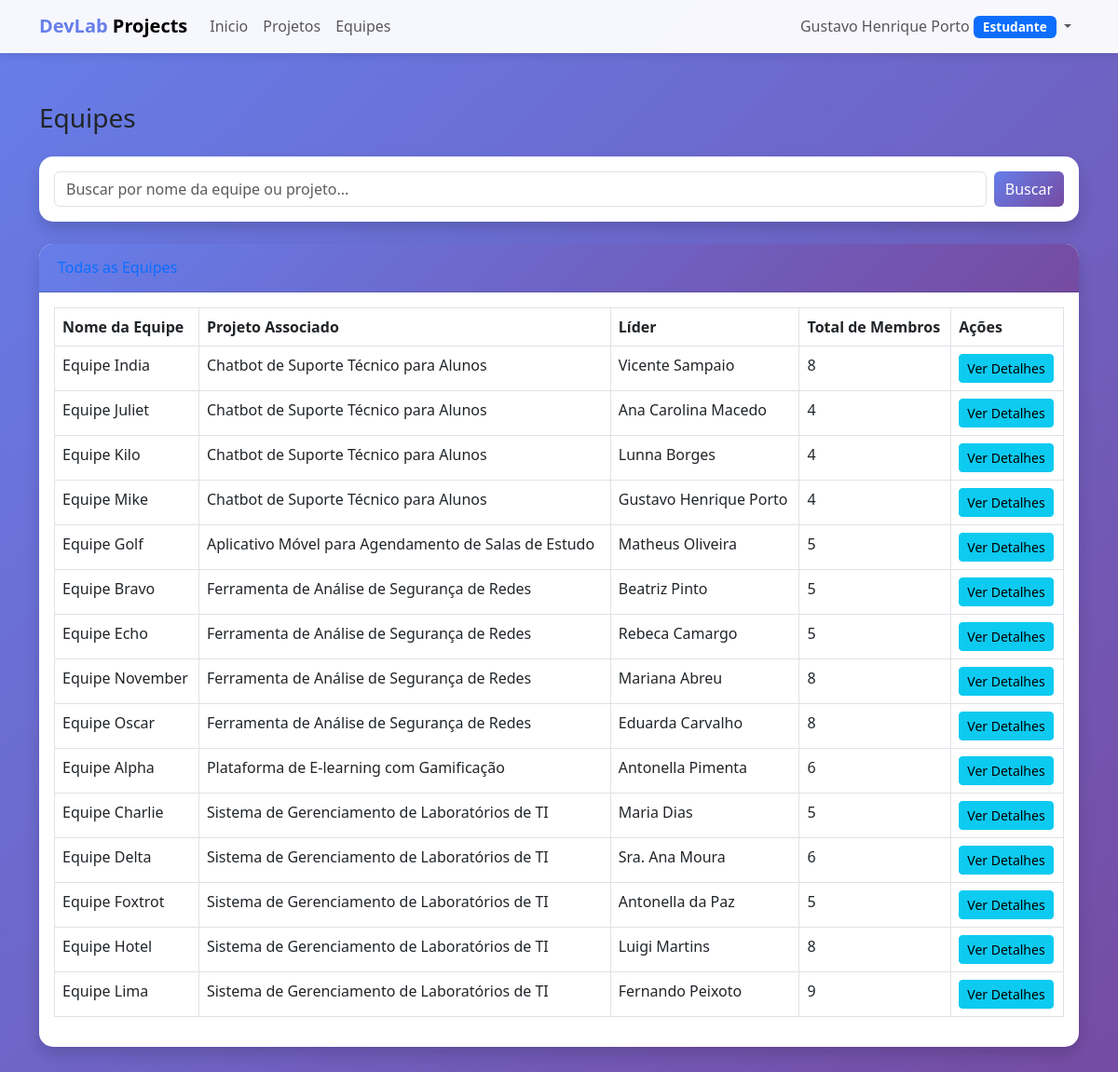
The app's page /equipes/ (signed in) with its own data.
### devlab/meuapp/models.py (models this page shows, shortened)
class Usuario(AbstractUser):
    TIPO_CHOICES = [
        ('coordenador', 'Coordenador'),
        ('professor', 'Professor'),
        ('estudante', 'Estudante'),
    ]
    tipo = models.CharField(max_length=20, choices=TIPO_CHOICES, default='estudante')
    matricula = models.CharField(max_length=20, unique=True, null=True, blank=True)
    cpf = models.CharField(max_length=11, unique=True, null=True, blank=True)
    data_nascimento = models.DateField(null=True, blank=True)
    funcao = models.CharField(max_length=100, blank=True, verbose_name="Função")
    class Meta:
        verbose_name = 'Usuário'
        verbose_name_plural = 'Usuários'

class Equipe(models.Model):
    nome = models.CharField(max_length=100)
    descricao = models.TextField(blank=True)
    projeto = models.ForeignKey(Projeto, on_delete=models.CASCADE, related_name='equipes', null=True, blank=True)
    lider = models.OneToOneField(
        Usuario,
        on_delete=models.SET_NULL,
        null=True,
        blank=True,
        related_name='equipe_liderada',
        help_text="Líder da equipe (cada usuário pode liderar no máximo uma equipe)"
    )
    membros = models.ManyToManyField(Usuario, related_name='equipes_participando', blank=True)
    criada_em = models.DateTimeField(auto_now_add=True)
    class Meta:
        verbose_name = 'Equipe'
        verbose_name_plural = 'Equipes'
        ordering = ['projeto', 'nome']
    def total_membros(self):
        return self.membros.count()

class Projeto(models.Model):
    STATUS_CHOICES = [
        ('planejado', 'Planejado'),
        ('andamento', 'Em Andamento'),
        ('concluido', 'Concluído'),
    ]
    titulo = models.CharField(max_length=200)
    descricao = models.TextField()
    cliente = models.CharField(max_length=200)
    status = models.CharField(max_length=20, choices=STATUS_CHOICES, default='planejado')
    data_inicio = models.DateField()
    data_fim_prevista = models.DateField()
    participantes = models.ManyToManyField(Usuario, through='ParticipacaoProjeto', related_name='projetos_participando')
    criado_em = models.DateTimeField(auto_now_add=True)
    atualizado_em = models.DateTimeField(auto_now=True)
    class Meta:
        verbose_name = 'Projeto'
        verbose_name_plural = 'Projetos'
        ordering = ['-criado_em']

### devlab/meuapp/views.py (the view)
# urls.py: path('equipes/', views.equipe_lista, name='equipe_lista'),
@login_required
def equipe_lista(request):
    equipes = Equipe.objects.all()
    query = request.GET.get('q')
    if query:
        equipes = equipes.filter(
            Q(nome__icontains=query) |
            Q(projeto__titulo__icontains=query)
        )
    return render(request, 'equipes/lista.html', {'equipes': equipes})

### devlab/meuapp/templates/equipes/lista.html (shortened to what this page needs)
{% extends 'base.html' %}
{% block content %}
<div class="container-fluid">
    <div class="d-sm-flex align-items-center justify-content-between mb-4">
        <h1 class="h3 mb-0 text-gray-800">Equipes</h1>
    </div>
    <div class="card shadow mb-4">
        <div class="card-body">
            <form method="get" action="{% url 'equipe_lista' %}" class="d-flex">
                <input type="text" name="q" class="form-control me-2" placeholder="Buscar por nome da equipe ou projeto..." value="{{ request.GET.q }}">
                <button class="btn btn-primary" type="submit">
                     Buscar
                </button>
            </form>
        </div>
    </div>
    <div class="card shadow mb-4">
        <div class="card-header py-3">
            <h6 class="m-0 font-weight-bold text-primary">Todas as Equipes</h6>
        </div>
        <div class="card-body">
            <div class="table-responsive">
                <table class="table table-bordered" width="100%" cellspacing="0">
                    <thead>
                        <tr>
                            <th>Nome da Equipe</th>
                            <th>Projeto Associado</th>
                            <th>Líder</th>
                            <th>Total de Membros</th>
                            <th>Ações</th>
                        </tr>
                    </thead>
                    <tbody>
                        {% for equipe in equipes %}
                        <tr>
                            <td>{{ equipe.nome }}</td>
                            <td>{{ equipe.projeto.titulo|default:"N/A" }}</td>
                            <td>{{ equipe.lider.get_full_name|default:"Nenhum" }}</td>
                            <td>{{ equipe.total_membros }}</td>
                            <td>
                                <a href="{% url 'equipe_detalhes' pk=equipe.pk %}" class="btn btn-info btn-sm">Ver Detalhes</a>
                            </td>
                        </tr>
                        {% empty %}
                        <tr>
                            <td colspan="5" class="text-center">Nenhuma equipe encontrada.</td>
                        </tr>
                        {% endfor %}
                    </tbody>
                </table>
            </div>
        </div>
    </div>
</div>
{% endblock %}

### devlab/meuapp/templates/base.html (shortened to what this page needs)
<!DOCTYPE html>
<html lang="pt-br">
<head>
    <link href="https://cdn.jsdelivr.net/npm/bootstrap@5.3.0/dist/css/bootstrap.min.css" rel="stylesheet">
</head>
<body>
    {% if user.is_authenticated %}
    <nav class="navbar navbar-expand-lg navbar-light bg-light fixed-top">
        <div class="container">
            <a class="navbar-brand fw-bold" href="{% url 'dashboard' %}">
                <span style="color: #667eea;">DevLab</span> Projects
            </a>
            <div class="collapse navbar-collapse" id="navbarNav">
                <ul class="navbar-nav me-auto">
                    <li class="nav-item">
                        <a class="nav-link" href="{% url 'dashboard' %}">Inicio</a>
                    </li>
                    <li class="nav-item">
                        <a class="nav-link" href="{% url 'projeto_lista' %}">Projetos</a>
                    </li>
                    <li class="nav-item">
                        <a class="nav-link" href="{% url 'equipe_lista' %}">Equipes</a>
                    </li>
                </ul>
                <ul class="navbar-nav">
                    <li class="nav-item dropdown">
                        <a class="nav-link dropdown-toggle" href="#" id="userDropdown" role="button"
                           data-bs-toggle="dropdown">
                            {{ user.get_full_name|default:user.username }}
                            <span class="badge bg-primary badge-tipo">{{ user.get_tipo_display }}</span>
                        </a>
                    </li>
                </ul>
            </div>
        </div>
    </nav>
    {% endif %}
    <div class="container main-content">
        {% block content %}{% endblock %}
    </div>
</body>
</html>

### devlab/meuapp/templates/base.html (style rules this page uses)
body { min-height: 100vh; background: linear-gradient(135deg, #667eea 0%, #764ba2 100%); }
.navbar { background: rgba(255, 255, 255, 0.95) !important; box-shadow: 0 2px 10px rgba(0,0,0,0.1); }
.main-content { margin-top: 80px; padding: 30px 0; }
.card { border: none; border-radius: 15px; box-shadow: 0 5px 20px rgba(0,0,0,0.1); margin-bottom: 20px; }
.card-header { background: linear-gradient(135deg, #667eea 0%, #764ba2 100%); color: white; border-radius: 15px 15px 0 0 !important; padding: 20px; }
.badge-tipo { font-size: 0.85em; padding: 5px 10px; }
.btn-primary { background: linear-gradient(135deg, #667eea 0%, #764ba2 100%); border: none; }

### records on screen
Usuario: get_full_name "Gustavo Henrique Porto", tipo "Estudante"
Equipe: nome "Equipe India", projeto.titulo "Chatbot de Suporte Técnico para Alunos", lider.get_full_name "Vicente Sampaio", total_membros "8"
Equipe: nome "Equipe Juliet", projeto.titulo "Chatbot de Suporte Técnico para Alunos", lider.get_full_name "Ana Carolina Macedo", total_membros "4"
Equipe: nome "Equipe Kilo", projeto.titulo "Chatbot de Suporte Técnico para Alunos", lider.get_full_name "Lunna Borges", total_membros "4"
Equipe: nome "Equipe Mike", projeto.titulo "Chatbot de Suporte Técnico para Alunos", lider.get_full_name "Gustavo Henrique Porto", total_membros "4"
Equipe: nome "Equipe Golf", projeto.titulo "Aplicativo Móvel para Agendamento de Salas de Estudo", lider.get_full_name "Matheus Oliveira", total_membros "5"
Equipe: nome "Equipe Bravo", projeto.titulo "Ferramenta de Análise de Segurança de Redes", lider.get_full_name "Beatriz Pinto", total_membros "5"
Equipe: nome "Equipe Echo", projeto.titulo "Ferramenta de Análise de Segurança de Redes", lider.get_full_name "Rebeca Camargo", total_membros "5"
Equipe: nome "Equipe November", projeto.titulo "Ferramenta de Análise de Segurança de Redes", lider.get_full_name "Mariana Abreu", total_membros "8"
Equipe: nome "Equipe Oscar", projeto.titulo "Ferramenta de Análise de Segurança de Redes", lider.get_full_name "Eduarda Carvalho", total_membros "8"
Equipe: nome "Equipe Alpha", projeto.titulo "Plataforma de E-learning com Gamificação", lider.get_full_name "Antonella Pimenta", total_membros "6"
Equipe: nome "Equipe Charlie", projeto.titulo "Sistema de Gerenciamento de Laboratórios de TI", lider.get_full_name "Maria Dias", total_membros "5"
Equipe: nome "Equipe Delta", projeto.titulo "Sistema de Gerenciamento de Laboratórios de TI", lider.get_full_name "Sra. Ana Moura", total_membros "6"
Equipe: nome "Equipe Foxtrot", projeto.titulo "Sistema de Gerenciamento de Laboratórios de TI", lider.get_full_name "Antonella da Paz", total_membros "5"
Equipe: nome "Equipe Hotel", projeto.titulo "Sistema de Gerenciamento de Laboratórios de TI", lider.get_full_name "Luigi Martins", total_membros "8"
Equipe: nome "Equipe Lima", projeto.titulo "Sistema de Gerenciamento de Laboratórios de TI", lider.get_full_name "Fernando Peixoto", total_membros "9"
